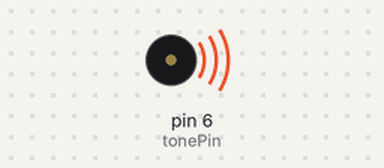
Bench run of a sketch on a simulated Arduino Uno, built with avr-gcc and run on an emulated ATmega328P. Shown: buzzer (waves = sounding).

Above: at 0.1 s.
Timing chart, 0 to 40.0 s (numbered marks = the images above):
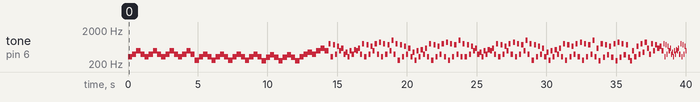

The sketch:

Cadnza.ino
```cpp
/*
  Cadnza

  This software is for demonstration purposes only. Use at your own risk.

  This program demonstrates how to play a neat song named "Cadnza" that
  can be found in William Barden Junior's book "TRS-80 Color Computer
  and MC-10 Programs". The song was composed by Anthony (Craig) Verbeck.
  The book is now out of print, but was originally available at Radio Shack
  (26-3195). See http://williambardenjr.com for more information about
  the author.

  For this project, I connected an Arduino Uno to the speaker in a
  RadioShack Electronics Learning Lab (28-280) via a 470ohm resistor.
  First, connect the Arduino GND to the Learning Lab (LL). Connect Arduino
  pin 6 to one end of the 470ohm resistor. Connect the other end of the
  resistor to LL terminal 68. Connect LL terminal 69 to the LL GND.
  The sound will be a little faint - you can try boosting it with
  the transitors or LM386 included with the kit.
 */

#include "pitches.h"

/** Pin to use to drive the speaker */
static const int tonePin = 6;

/**
 * Data taken almost directly from the Cadnza program.
 */
static const byte data[] = {
  // Data
  125, 147, 170, 147,
  140, 159, 176, 159,
  147, 170, 185, 170,
  159, 176, 193, 176,
  78, 117, 140, 117,
  89, 125, 147, 125,
  108, 140, 159, 140,
  193, 204, 216, 204,

  // Melody
  204, 200, 193, 185,
  159, 170, 176, 185,
  204, 200, 193, 204,
  210, 204, 200, 216,
  218, 216, 210, 204,
  200, 204, 210, 216,
  210, 204, 200, 193,
  204, 200, 193, 185,

  // C Part
  176, 147, 125, 108,
  89, 125, 140, 147,
  159, 176, 170, 193,
  185, 200, 210, 216,
  218, 227, 232, 231,
  227, 218, 223, 210,
  204, 193, 185, 176,
  170, 147, 125, 89,

  0
};

/**
 * This maps the Color Computer sound command frequency
 * values to Arduino values. Non-maps are keps at zero.
 * Figuring out the math that could replace this table
 * is left as an exercise for the reader.
 */
static const int coco2Arduino[] = {
    // 0->31
    0, 0, 0, 0, 0, NOTE_F3, 0, 0,
    0, 0, 0, 0, 0, 0, 0, 0,
    0, 0, 0, NOTE_FS3, 0, 0, 0, 0,
    0, 0, 0, 0, 0, 0, 0, 0,

    // 32->63
    NOTE_G3, 0, 0, 0, 0, 0, 0, 0,
    0, 0, 0, 0, 0, NOTE_GS3, 0, 0,
    0, 0, 0, 0, 0, 0, 0, 0,
    0, 0, NOTE_A3, 0, 0, 0, 0, 0,

    // 64->95
    0, 0, 0, 0, 0, NOTE_AS3, 0, 0,
    0, 0, 0, 0, 0, 0, NOTE_B3, 0,
    0, 0, 0, 0, 0, 0, 0, 0,
    0, NOTE_C4, 0, 0, 0, 0, 0, 0,

    // 96->127
    0, 0, 0, NOTE_CS4, 0, 0, 0, 0,
    0, 0, 0, 0, NOTE_D4, 0, 0, 0,
    0, 0, 0, 0, 0, NOTE_DS4, 0, 0,
    0, 0, 0, 0, 0, NOTE_E4, 0, 0,

    // 128->159
    0, 0, 0, 0, 0, NOTE_F4, 0, 0,
    0, 0, 0, 0, NOTE_FS4, 0, 0, 0,
    0, 0, 0, NOTE_G4, 0, 0, 0, 0,
    0, NOTE_GS4, 0, 0, 0, 0, 0, NOTE_A4,

    // 160->191
    0, 0, 0, 0, 0, NOTE_AS4, 0, 0,
    0, 0, NOTE_B4, 0, 0, 0, 0, 0,
    NOTE_C5, 0, 0, 0, NOTE_CS5, 0, 0, 0,
    0, NOTE_D5, 0, 0, 0, NOTE_DS5, 0, 0,

    // 192->223
    0, NOTE_E5, 0, 0, 0, NOTE_F5, 0, 0,
    NOTE_FS5, 0, 0, 0, NOTE_G5, 0, 0, NOTE_GS5,
    0, 0, NOTE_A5, 0, 0, NOTE_AS5, 0, 0,
    NOTE_B5, 0, NOTE_C6, 0, 0, NOTE_CS6, 0, NOTE_D6,

    // 224>255
    0, NOTE_DS6, 0, NOTE_E6, 0, NOTE_F6, 0, NOTE_FS6,
    NOTE_G6, 0, 0, 0, 0, 0, 0, 0,
    0, 0, 0, 0, 0, 0, 0, 0,
    0, 0, 0, 0, 0, 0, 0, 0
};

/**
 * Mimics the Color Computer sound command.
 * @param frequency[in] frequency on [0, 255]
 * @param duration[in] duration on [0, 255]
 * @param stopPlaying[in] whether or not to stop playing after completing.
 *        true values behave more like the Color Computer, but false
 *        results in smoother sound transitions.
 */
static void sound(int frequency, int duration, bool stopPlaying = true) {
  tone(tonePin, coco2Arduino[frequency]);
  delay(duration * 75);
  if (stopPlaying)
    noTone(tonePin);
}

/** chord data */
static byte cd[8][4];

/** melody */
static byte md[200];

/**
 * This function sets up the chord and melody
 * arrays.
 */
static void readArrays() {
  int dataIndex = 0;
  for(int ii=0; ii<8; ii++) {
    for(int jj=0; jj<4; jj++, dataIndex++) {
      cd[ii][jj] = data[dataIndex];
    }
  }

  int ii = 0;
  do {
    md[ii] = data[dataIndex++];
  } while(md[ii++] > 0);
}

/**
 * Plays a chord.
 *
 * @param s[in] speed
 * @param n[in] number of times to play chord
 * @param c[in] chord to play on [0, 7]
 */
static void playChord(int n, int s, int c) {
  for(int n1 = 0; n1<n; n1++)
    for(int n2 = 0; n2<4; n2++)
      sound(cd[c][n2], s, false);
}

/**
 * Plays a melody and chord
 * Plays the melody as a first note
 * Uses the same parameters as playChord with the
 * addition of nt which is the note of the melody
 * to start play.
 *
 * @param s[in] speed
 * @param n[in] number of times to play chord
 * @param c[in] chord to play on [0, 7]
 * @param nt[in/out] note in melody to start play on [0, 199]
 */
static void playMelodyAndChord(int n, int s, int c, int &nt) {
  if (md[nt] <= 0) return;
  for(int n1 = 0; n1<n; n1++) {
    for(int n2 = 0; n2<4; n2++) {
      sound(md[nt], s); nt++;
      sound(cd[c][n2], s, false);
      if (md[nt] <= 0) return;
    }
  }
}

/** Setup does not have anything to do */
void setup() {
  // read arrays
  readArrays();
}


/** Each loop plays the song once */
void loop() {
  // Start playing the song
  int s = 4, n = 4, c = 0;
  playChord(n, s, c);
  c = 5; playChord(n, s, c);
  c = 4, n = 2; playChord(n, s, c);
  sound(78, 4, false); sound(125, 4, false);
  sound(147, 4, false); sound(159, 4, false);
  c = 2, n = 1; playChord(n, s, c);

  // Counterpoint
  n = 4;
  c = 0, s = 2; int nt = 0; playMelodyAndChord(n, s, c, nt);
  c = 5, nt = 0; playMelodyAndChord(n, s, c, nt);
  c = 0, nt = 0; playMelodyAndChord(n, s, c, nt);
  c = 5, nt = 0; playMelodyAndChord(n, s, c, nt);
  c = 4, n = 2, nt = 7; playMelodyAndChord(n, s, c, nt);
  sound(78, 2, false); sound(170, 2, false);
  sound(125, 2, false); sound(193, 2, false);
  sound(147, 2, false); sound(204, 2, false);
  sound(159, 2, false); sound(210, 2, false);
  nt = 7, c = 2, n = 1; playMelodyAndChord(n, s, c, nt);
  s = 1;
  n = 8, nt = 0, c = 0;
  playMelodyAndChord(n, s, c, nt);
  c = 5; playMelodyAndChord(n, s, c, nt);
  nt = 0;
  c = 0; playMelodyAndChord(n, s, c, nt);
  c = 5; playMelodyAndChord(n, s, c, nt);
  nt = 0;
  c = 4; playMelodyAndChord(n, s, c, nt);
  nt = 0;
  playMelodyAndChord(n, s, c, nt);
  c = 0, n = 4, nt = 0; playMelodyAndChord(n, s, c, nt);
  c = 3, n = 2; playMelodyAndChord(n, s, c, nt);
  c = 4; playMelodyAndChord(n, s, c, nt);
  c = 0; n = 4, nt = 0; playMelodyAndChord(n, s, c, nt);
  c = 3; n = 2; playMelodyAndChord(n, s, c, nt);
  c = 4; playMelodyAndChord(n, s, c, nt);
  c = 5; playMelodyAndChord(n, s, c, nt);
  c = 6; playMelodyAndChord(n, s, c, nt);
  nt = 0;
  c = 7, n = 8; playMelodyAndChord(n, s, c, nt);
  nt = 0;
  s = 8, n = 1; playMelodyAndChord(n, s, c, nt);
  sound(125, 32);

  delay(10000);
}
```

pitches.h
```cpp
/*************************************************
 * Public Constants
 *************************************************/

#define NOTE_B0  31
#define NOTE_C1  33
#define NOTE_CS1 35
#define NOTE_D1  37
#define NOTE_DS1 39
#define NOTE_E1  41
#define NOTE_F1  44
#define NOTE_FS1 46
#define NOTE_G1  49
#define NOTE_GS1 52
#define NOTE_A1  55
#define NOTE_AS1 58
#define NOTE_B1  62
#define NOTE_C2  65
#define NOTE_CS2 69
#define NOTE_D2  73
#define NOTE_DS2 78
#define NOTE_E2  82
#define NOTE_F2  87
#define NOTE_FS2 93
#define NOTE_G2  98
#define NOTE_GS2 104
#define NOTE_A2  110
#define NOTE_AS2 117
#define NOTE_B2  123
#define NOTE_C3  131
#define NOTE_CS3 139
#define NOTE_D3  147
#define NOTE_DS3 156
#define NOTE_E3  165
#define NOTE_F3  175
#define NOTE_FS3 185
#define NOTE_G3  196
#define NOTE_GS3 208
#define NOTE_A3  220
#define NOTE_AS3 233
#define NOTE_B3  247
#define NOTE_C4  262
#define NOTE_CS4 277
#define NOTE_D4  294
#define NOTE_DS4 311
#define NOTE_E4  330
#define NOTE_F4  349
#define NOTE_FS4 370
#define NOTE_G4  392
#define NOTE_GS4 415
#define NOTE_A4  440
#define NOTE_AS4 466
#define NOTE_B4  494
#define NOTE_C5  523
#define NOTE_CS5 554
#define NOTE_D5  587
#define NOTE_DS5 622
#define NOTE_E5  659
#define NOTE_F5  698
#define NOTE_FS5 740
#define NOTE_G5  784
#define NOTE_GS5 831
#define NOTE_A5  880
#define NOTE_AS5 932
#define NOTE_B5  988
#define NOTE_C6  1047
#define NOTE_CS6 1109
#define NOTE_D6  1175
#define NOTE_DS6 1245
#define NOTE_E6  1319
#define NOTE_F6  1397
#define NOTE_FS6 1480
#define NOTE_G6  1568
#define NOTE_GS6 1661
#define NOTE_A6  1760
#define NOTE_AS6 1865
#define NOTE_B6  1976
#define NOTE_C7  2093
#define NOTE_CS7 2217
#define NOTE_D7  2349
#define NOTE_DS7 2489
#define NOTE_E7  2637
#define NOTE_F7  2794
#define NOTE_FS7 2960
#define NOTE_G7  3136
#define NOTE_GS7 3322
#define NOTE_A7  3520
#define NOTE_AS7 3729
#define NOTE_B7  3951
#define NOTE_C8  4186
#define NOTE_CS8 4435
#define NOTE_D8  4699
#define NOTE_DS8 4978
```

Measured:
- by itself, tone on pin 6 (tonePin): plays 330 Hz for 0.30 s, 392 Hz for 0.30 s, 494 Hz for 0.30 s, 392 Hz for 0.30 s, 330 Hz for 0.30 s, 392 Hz for 0.30 s … (230 notes in this stretch)
